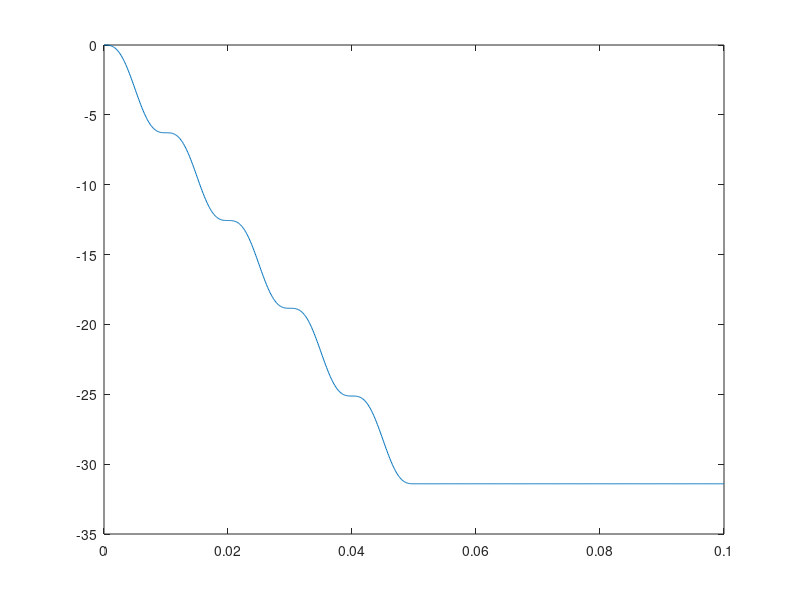
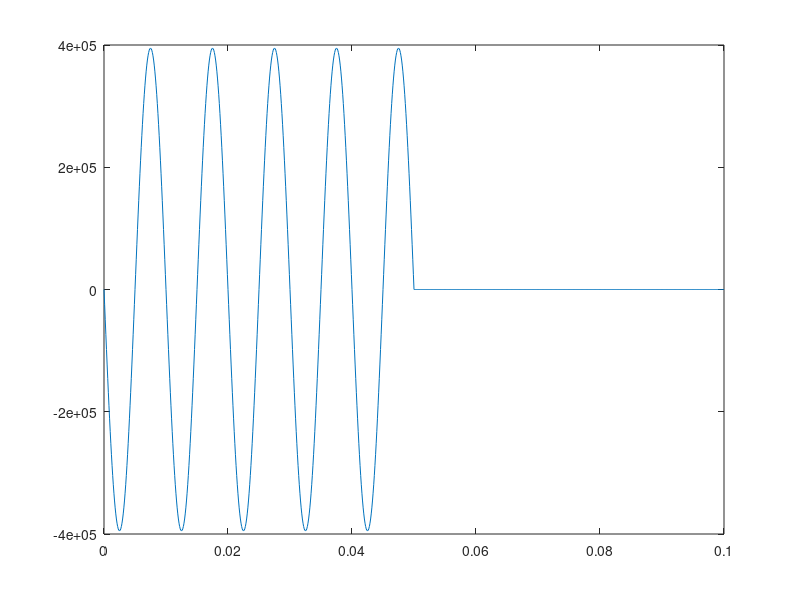

The MATLAB source for these figures, in order:
clear all

dt = 1E-4 ;
t = 0 : dt : 0.1 ;
N = length(t) ;

beta = 1/4 ;
gamma = 1/2 ;

u_dot_dot(1) = 0 ;
u_dot(1) = 0 ;
u_(1) = 0 ;

for i = 1:N-1
    if t(i) < 0.05 - dt
        u_dot_dot(i+1) = - (200 * pi)^2 * sin(200 * pi * t(i+1)) ;
    else
        u_dot_dot(i+1) = 0 ;
    end
    u_dot(i+1) = u_dot(i) + (1-gamma) * dt * u_dot_dot(i) + gamma * dt * u_dot_dot(i+1) ;
    u_(i+1) = u_(i) + dt * u_dot(i) + (0.5 - beta) * dt * dt * u_dot_dot(i) + beta * dt * dt * u_dot_dot(i+1) ;
end

figure
plot (t,u_)

figure
plot(t,u_dot_dot)